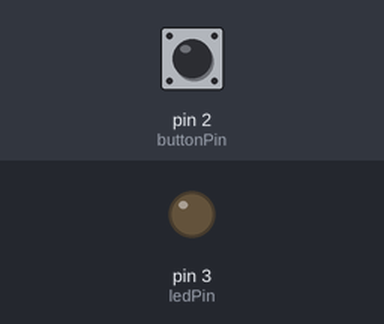
Bench run of a sketch on a simulated Arduino Uno, built with avr-gcc and run on an emulated ATmega328P. Parts: output pins drawn as LEDs (lit = HIGH). Dashed ring = blinking. Inputs (shaded band) come from the test bench; at power-on: pin 2 (buttonPin) HIGH.

Above: at 1.2 s.
1.3 s: pin 2 (buttonPin) pulled LOW for 0.15 s
At 3.1 s:
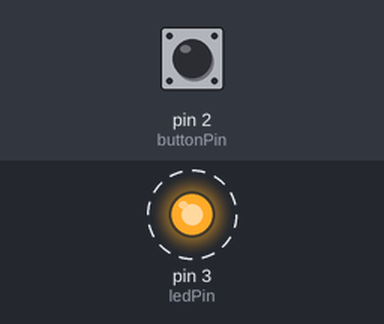
Timing chart, 0 to 10.4 s (numbered marks = the images above; inputs shaded):
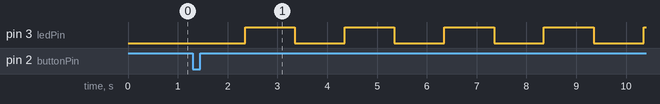

Measured:
- after the input at 1.3 s, pin 3 (ledPin): alternates HIGH for 1.0 s and LOW for 1.0 s, starting after 1.1 s

The sketch:

Section-Five_Programming-Functionality-Q.ino
```cpp
const int ledPin = 3;
const int buttonPin = 2;

int buttonState;
int lastButtonState = HIGH;
unsigned long lastDebounceTime = 0;
const unsigned long debounceDelay = 50;

int mode = 0;

unsigned long previousMillis = 0;
unsigned long blinkInterval = 1000;
bool ledOn = true;

void setup() {
  pinMode(ledPin, OUTPUT);
  pinMode(buttonPin, INPUT_PULLUP);
  digitalWrite(ledPin, HIGH);
}

void loop() {
  int reading = digitalRead(buttonPin);

  if (reading != lastButtonState) {
    lastDebounceTime = millis();
  }

  if ((millis() - lastDebounceTime) > debounceDelay) {
    if (reading == LOW && buttonState == HIGH) {
      mode = (mode + 1) % 4;
    }
    buttonState = reading;
  }

  lastButtonState = reading;

  switch (mode) {
    case 0:  // On
      digitalWrite(ledPin, LOW);
      break;

    case 1:  // Slow blink
      blinkInterval = 1000;
      blinkLED();
      break;

    case 2:  // Medium blink
      blinkInterval = 500;
      blinkLED();
      break;

    case 3:  // Fast blink
      blinkInterval = 200;
      blinkLED();
      break;
  }
}

void blinkLED() {
  unsigned long currentMillis = millis();
  if (currentMillis - previousMillis >= blinkInterval) {
    previousMillis = currentMillis;
    ledOn = !ledOn;
    digitalWrite(ledPin, ledOn ? HIGH : LOW);
  }
}
```
